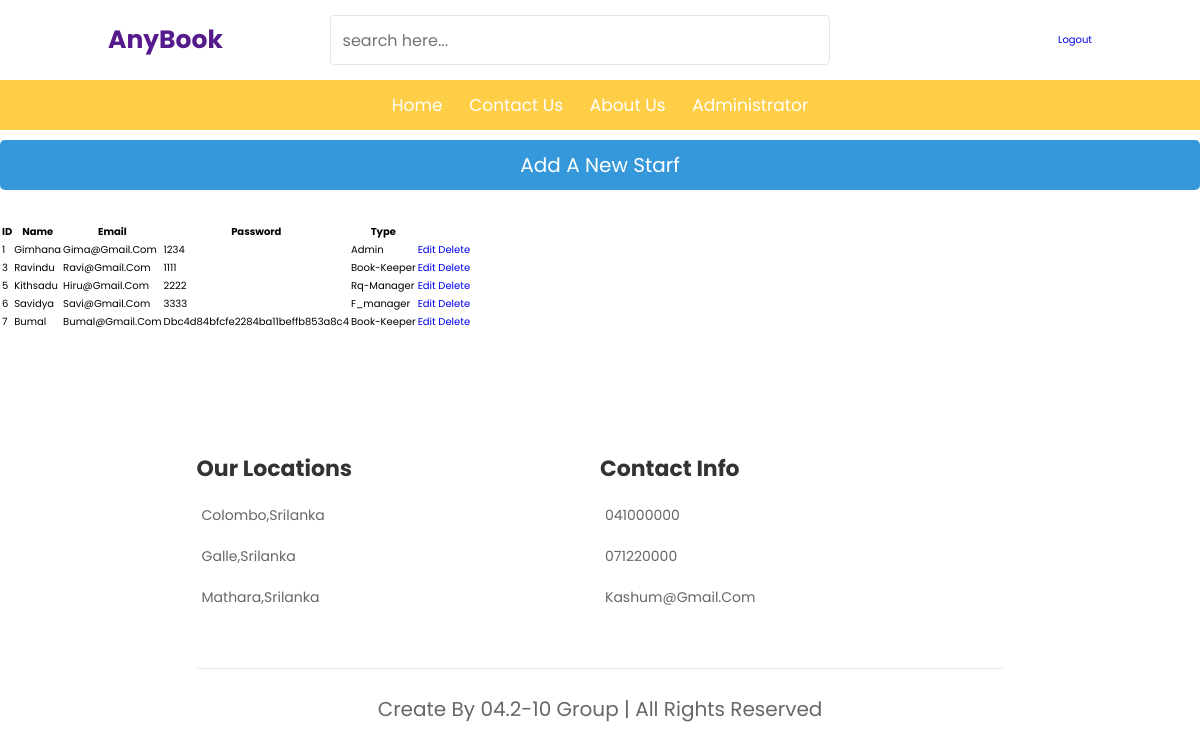
The app's page /addmin/home.php (signed in) with its own data.
### tables this page shows
CREATE TABLE `starfe` (
  `S_id` int(100) NOT NULL,
  `Name` varchar(100) NOT NULL,
  `email` varchar(100) NOT NULL,
  `password` varchar(100) NOT NULL,
  `type` varchar(100) NOT NULL
);

### addmin/home.php (the view, shortened to what this page needs)
<?php
$user_id = $_SESSION['user_id'];
?>
<!DOCTYPE html>
<html lang="en">
<head>
    <link rel="stylesheet" href="../css/header.css">
    <link rel="stylesheet" href="./css/style.css">
</head>
<body>
<header class="header">
<div class="header-1">
    <a href="" class="logo"> AnyBook  </a>
    <form action="" class="search-form">
        <input type="search" name="" placeholder="search here..." id="search-box">
    </form>
    <a href="home.php?logout=<?php echo $user_id; ?>" class="">logout</a>
</div>
<div class="header-2">
    <div class="navbar">
        <a href="../Untitled-1.html">Home</a>
        <a href="">contact us </a>
        <a href="./about us page/About Us.html">about us</a>
        <a href="./addmin/login.php">administrator</a>
    </div>
</div>
</header>
<a class="btn" href="register.php" role="button">Add a new starf</a><br><br>
         <table border="2">
         <thead>
            <tr>
                <th>ID</th>
                <th>Name</th>
                <th>email</th>
                <th>password</th>
                <th>type</th>
            </tr>
        </thead>
        <tbody>
        <?php
         $conn = mysqli_connect('localhost','root','','stor') or die('connection failed');
         $sql = "SELECT * FROM  starfe";
         $result = $conn->query($sql);
         while ($row = $result->fetch_assoc()){
            echo"
            <tr>
            <td>$row[S_id]</td>
            <td>$row[Name]</td>
            <td>$row[email]</td>
            <td>$row[password]</td>
            <td>$row[type]</td>
            <td>
            <a class='kk' href='./update_profile.php?S_id=$row[S_id]'>edit</a>
            <a class='kk' href='./delete.php?S_id=$row[S_id]'>delete</a>
            </td>
            </tr>
            ";
         }
         ?>
      </tbody>
         </table>
<section class="footer">
<section class="footer">
        <div class="box-container">
            <div class="box">
                <h3>our locations</h3>
                <a href=""><i class="fas fa-map-marker-alt"></i>colombo,srilanka</a>
                <a href=""><i class="fas fa-map-marker-alt"></i>galle,srilanka</a>
                <a href=""><i class="fas fa-map-marker-alt"></i>mathara,srilanka</a>
            </div>
            <div class="box">
                <h3>contact info</h3>
                <a href=""><i class="fas fa-phone"></i>041000000</a>
                <a href=""><i class="fas fa-phone"></i>071220000</a>
                <a href=""><i class="fas fa-envelope"></i>kashum@gmail.com</a>
            </div>
        </div>
        <div class="share">
        </div>
        <div class="credit">create by 04.2-10 group <span></span> | all rights reserved</div>
  </section>
</body>
</html>

### css/header.css (style rules this page uses)
:root { --orange:#ffce47; --dark-color:#dfb429; --black:#444; --light-color:#666; --border:0.1rem solid rgba(0,0,0,0.1); --border-hover:0.1rem solid var(--black); --box-shadow:0 0.5rem 1rem rgba(0,0,0,0.1); }
* { margin: 0; padding: 0; font-family: 'Poppins', sans-serif; box-sizing: border-box; outline: none; border: none; text-decoration: none; text-transform: capitalize; transition: all .2s linear; transition: width none; }
html { font-size: 62.5%; overflow-X: hidden; scroll-padding-top: 5rem; scroll-behavior: smooth; }
.header .header-1 { display: flex; align-items: center; justify-content: space-between; padding: 1.5rem 9%; background: #fff; }
.header .header-1 .logo { font-size: 2.5rem; font-weight: bolder; --orange:#ffce47; }
.header .header-1 .search-form { width: 50rem; height: 5rem; border: var(--border); overflow: hidden; background-color: #fff; display: flex; align-items: center; border-radius: 0.5rem; }
.header .header-1 .search-form input { font-size: 1.6rem; padding: 0 1.2rem; height: 100%; width: 100%; text-transform: none; color: var(--black); }
.header .header-2 { background-color: var(--orange); }
.header .header-2 .navbar { text-align: center; }
.header .header-2 .navbar a { color: #fff; display: inline-block; padding: 1.2rem; font-size: 1.7rem; }
section { padding: 5rem 9%; }
.footer .box-container { display: grid; grid-template-columns: repeat(auto-fit,minmax(25rem,1fr)); padding: 1rem 0 ; }
.footer .box-container .box h3 { font-size: 2.2rem; color: var(--black); padding: 1rem 0; }
.footer .box-container .box a { display: block; font-size: 1.4rem; color: var(--light-color); padding: 1rem 0; }
.footer .box-container .box a i { color: var(--orange); padding-right: 0.5rem; }
.footer .share { padding: 1rem 0; text-align: center; }
.footer .credit { border-top: var(--border); margin-top: 2rem; padding: 0 1rem; padding-top: 2.5rem; font-size: 2rem; color: var(--light-color); text-align: center; }

### addmin/css/style.css (style rules this page uses)
:root { --blue:#3498db; --dark-blue:#2980b9; --red:#e74c3c; --dark-red:#c0392b; --black:#333; --white:#fff; --light-bg:#eee; --box-shadow:0 5px 10px rgba(0,0,0,.1); }
* { font-family: 'Poppins', sans-serif; margin:0; padding:0; box-sizing: border-box; outline: none; border: none; text-decoration: none; }
.btn, .delete-btn { width: 100%; border-radius: 5px; padding:10px 30px; color:var(--white); display: block; text-align: center; cursor: pointer; font-size: 20px; margin-top: 10px; }
.btn { background-color: var(--blue); }

### records on screen
starfe: S_id "1", Name "Gimhana", email "Gima@gmail.com", password "1234", type "Admin"
starfe: S_id "3", Name "Ravindu", email "Ravi@gmail.com", password "1111", type "Book-Keeper"
starfe: S_id "5", Name "Kithsadu", email "Hiru@gmail.com", password "2222", type "Rq-Manager"
starfe: S_id "6", Name "Savidya", email "Savi@gmail.com", password "3333", type "F_manager"
starfe: S_id "7", Name "Bumal", email "Bumal@gmail.com", password "Dbc4d84bfcfe2284ba11beffb853a8c4", type "Book-Keeper"
